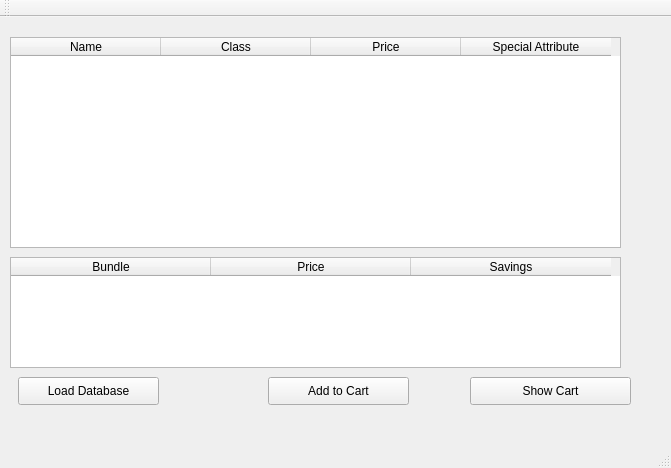
<?xml version="1.0" encoding="UTF-8"?>
<ui version="4.0">
 <class>MainWindow</class>
 <widget class="QMainWindow" name="MainWindow">
  <property name="geometry">
   <rect>
    <x>0</x>
    <y>0</y>
    <width>671</width>
    <height>468</height>
   </rect>
  </property>
  <property name="windowTitle">
   <string>MainWindow</string>
  </property>
  <widget class="QWidget" name="centralWidget">
   <widget class="QPushButton" name="loadButton">
    <property name="geometry">
     <rect>
      <x>18</x>
      <y>360</y>
      <width>141</width>
      <height>28</height>
     </rect>
    </property>
    <property name="text">
     <string>Load Database</string>
    </property>
   </widget>
   <widget class="QPushButton" name="addToCart">
    <property name="geometry">
     <rect>
      <x>268</x>
      <y>360</y>
      <width>141</width>
      <height>28</height>
     </rect>
    </property>
    <property name="text">
     <string>Add to Cart</string>
    </property>
   </widget>
   <widget class="QPushButton" name="showCart">
    <property name="geometry">
     <rect>
      <x>470</x>
      <y>360</y>
      <width>161</width>
      <height>28</height>
     </rect>
    </property>
    <property name="text">
     <string>Show Cart</string>
    </property>
   </widget>
   <widget class="PetDatabase" name="petTable">
    <property name="geometry">
     <rect>
      <x>10</x>
      <y>20</y>
      <width>611</width>
      <height>211</height>
     </rect>
    </property>
    <attribute name="horizontalHeaderDefaultSectionSize">
     <number>150</number>
    </attribute>
    <attribute name="horizontalHeaderMinimumSectionSize">
     <number>41</number>
    </attribute>
    <attribute name="verticalHeaderDefaultSectionSize">
     <number>41</number>
    </attribute>
    <column>
     <property name="text">
      <string>Name</string>
     </property>
    </column>
    <column>
     <property name="text">
      <string>Class</string>
     </property>
    </column>
    <column>
     <property name="text">
      <string>Price</string>
     </property>
    </column>
    <column>
     <property name="text">
      <string>Special Attribute</string>
     </property>
    </column>
   </widget>
   <widget class="BundleDatabase" name="bundleTable">
    <property name="geometry">
     <rect>
      <x>10</x>
      <y>240</y>
      <width>611</width>
      <height>111</height>
     </rect>
    </property>
    <attribute name="horizontalHeaderDefaultSectionSize">
     <number>200</number>
    </attribute>
    <column>
     <property name="text">
      <string>Bundle</string>
     </property>
    </column>
    <column>
     <property name="text">
      <string>Price</string>
     </property>
    </column>
    <column>
     <property name="text">
      <string>Savings</string>
     </property>
    </column>
   </widget>
  </widget>
  <widget class="QMenuBar" name="menuBar">
   <property name="geometry">
    <rect>
     <x>0</x>
     <y>0</y>
     <width>671</width>
     <height>26</height>
    </rect>
   </property>
  </widget>
  <widget class="QToolBar" name="mainToolBar">
   <attribute name="toolBarArea">
    <enum>TopToolBarArea</enum>
   </attribute>
   <attribute name="toolBarBreak">
    <bool>false</bool>
   </attribute>
  </widget>
  <widget class="QStatusBar" name="statusBar"/>
 </widget>
 <layoutdefault spacing="6" margin="11"/>
 <customwidgets>
  <customwidget>
   <class>PetDatabase</class>
   <extends>QTableWidget</extends>
   <header>petdatabase.h</header>
  </customwidget>
  <customwidget>
   <class>BundleDatabase</class>
   <extends>QTableWidget</extends>
   <header>bundledatabase.h</header>
  </customwidget>
 </customwidgets>
 <tabstops>
  <tabstop>petTable</tabstop>
  <tabstop>bundleTable</tabstop>
  <tabstop>showCart</tabstop>
  <tabstop>loadButton</tabstop>
  <tabstop>addToCart</tabstop>
 </tabstops>
 <resources/>
 <connections/>
</ui>
